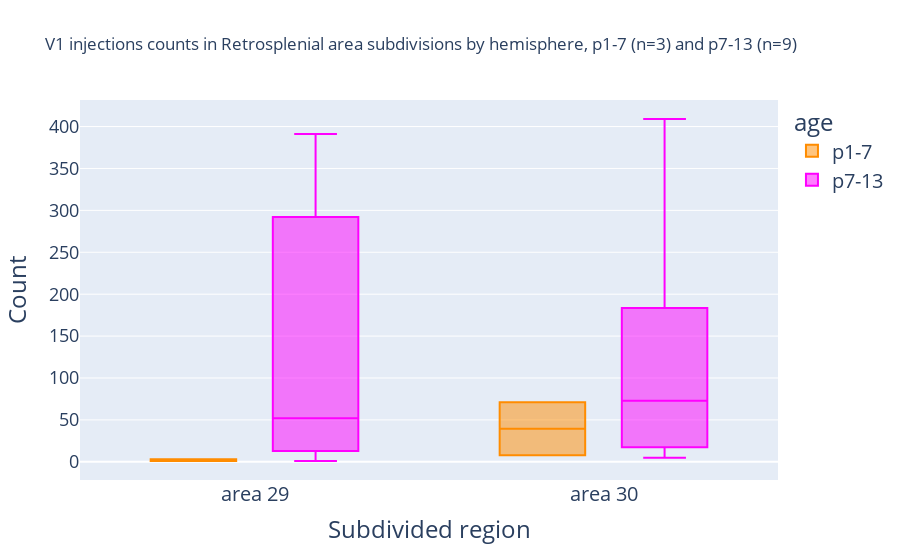

Notebook source saved alongside this figure:
### Code cell
plot_count_zoomed_sub(
    subdivided_rsc_grouped,
    "V1 injections counts in Retrosplenial area subdivisions by hemisphere, p1-7 (n=3) and p7-13 (n=9) ",
)

### Figure 1 — Plotly figure (JSON) as saved in the notebook; plotly's stock layout.template omitted (floating-point values rounded to 4 significant figures)
{"data": [{"alignmentgroup": "True", "hovertemplate": "age=p1-7<br>Subdivided region=%{x}<br>Count=%{y}<extra></extra>", "legendgroup": "p1-7", "marker": {"color": "darkorange"}, "name": "p1-7", "notched": false, "offsetgroup": "p1-7", "orientation": "v", "showlegend": true, "type": "box", "x": ["area 29", "area 30", "area 29", "area 30"], "x0": " ", "xaxis": "x", "y": [3, 71, 1, 8], "y0": " ", "yaxis": "y"}, {"alignmentgroup": "True", "hovertemplate": "age=p7-13<br>Subdivided region=%{x}<br>Count=%{y}<extra></extra>", "legendgroup": "p7-13", "marker": {"color": "magenta"}, "name": "p7-13", "notched": false, "offsetgroup": "p7-13", "orientation": "v", "showlegend": true, "type": "box", "x": ["area 29", "area 30", "area 29", "area 30", "area 30", "area 29", "area 30", "area 29", "area 30", "area 29", "area 30", "area 29", "area 30", "area 29", "area 30", "area 29"], "x0": " ", "xaxis": "x", "y": [391, 89, 391, 89, 18, 40, 57, 64, 409, 7, 17, 193, 278, 1, 5, 19], "y0": " ", "yaxis": "y"}], "layout": {"boxmode": "group", "legend": {"font": {"size": 20}, "title": {"text": "age"}, "tracegroupgap": 0}, "title": {"text": "V1 injections counts in Retrosplenial area subdivisions by hemisphere, p1-7 (n=3) and p7-13 (n=9) "}, "xaxis": {"anchor": "y", "domain": [0, 1], "tickfont": {"size": 20}, "title": {"font": {"size": 24}, "text": "Subdivided region"}}, "yaxis": {"anchor": "x", "domain": [0, 1], "tickfont": {"size": 18}, "title": {"font": {"size": 24}, "text": "Count"}}}}
